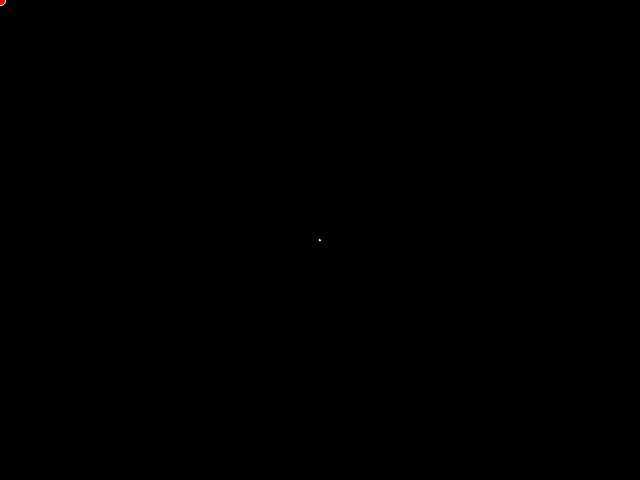
Frame 1 (no input)
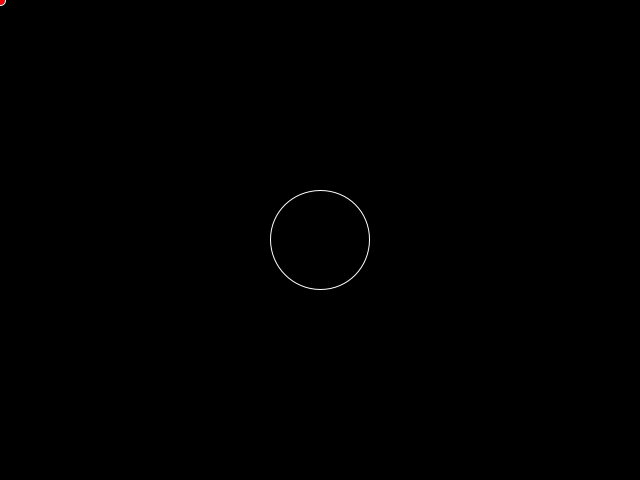
Frame 60 (the mouse pressed at the canvas centre just before this capture)
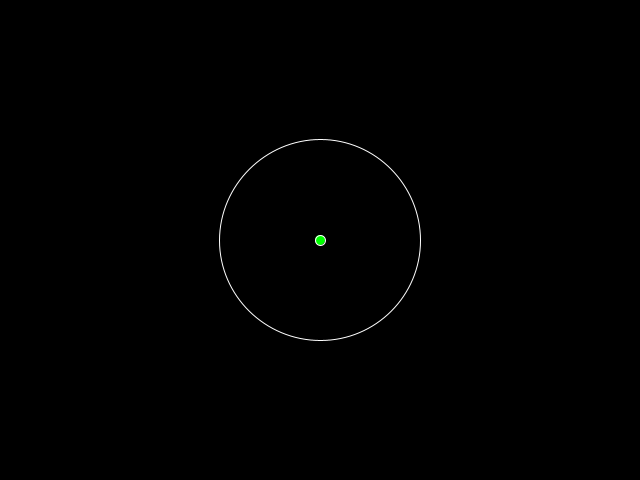
Frame 120 (the mouse held since frame 60 and released just before this capture)

The Processing sketch that drew these frames (run headless with seeded random() and noise(); from frame 60 on, the mouse is pressed at the canvas centre):

// Processing sketch: explosion
// ── explosion.pde
PVector centre;
float timeDelta;
boolean hit;
float elapsed;

void setup()
{
  size(640, 480);
  background(0, 0, 0);
  fill(255, 255, 255);
  stroke(255, 255, 255);
  
  centre = new PVector(320, 240);
  timeDelta = 1.0f / 60.0f;
  hit = false;
  elapsed = 0.0f;
}

void draw()
{
  background(0, 0, 0);
  
  PVector mouse = new PVector(mouseX, mouseY);
  
  elapsed += (timeDelta * 50);
  
  noFill();
  ellipse(centre.x, centre.y, elapsed * 2, elapsed * 2);
  
  if (PVector.dist(centre, mouse) <= elapsed)
  {
    hit = true;
  }
  
  if (hit)
  {
    fill(0, 255, 0);
  }
  else
  {
    fill(255, 0, 0);
  }
  
  ellipse(mouseX, mouseY, 10, 10);
  
  if (keyPressed && key == 'r')
  {
    elapsed = 0.0f;
    hit = false;
  }
}
